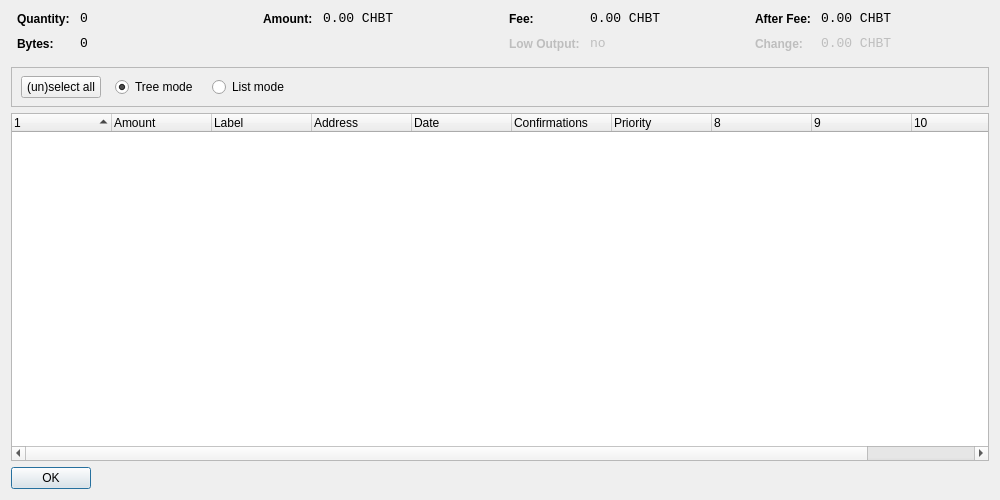
<?xml version="1.0" encoding="UTF-8"?>
<ui version="4.0">
 <class>CoinControlDialog</class>
 <widget class="QDialog" name="CoinControlDialog">
  <property name="geometry">
   <rect>
    <x>0</x>
    <y>0</y>
    <width>1000</width>
    <height>500</height>
   </rect>
  </property>
  <property name="windowTitle">
   <string>Coin Control</string>
  </property>
  <layout class="QVBoxLayout" name="verticalLayout">
   <item>
    <layout class="QHBoxLayout" name="horizontalLayoutTop" stretch="0,0,0,0">
     <property name="topMargin">
      <number>0</number>
     </property>
     <property name="bottomMargin">
      <number>10</number>
     </property>
     <item>
      <layout class="QFormLayout" name="formLayoutCoinControl1">
       <property name="horizontalSpacing">
        <number>10</number>
       </property>
       <property name="verticalSpacing">
        <number>10</number>
       </property>
       <property name="leftMargin">
        <number>6</number>
       </property>
       <property name="rightMargin">
        <number>6</number>
       </property>
       <item row="0" column="0">
        <widget class="QLabel" name="labelCoinControlQuantityText">
         <property name="styleSheet">
          <string notr="true">font-weight:bold;</string>
         </property>
         <property name="text">
          <string>Quantity:</string>
         </property>
        </widget>
       </item>
       <item row="0" column="1">
        <widget class="QLabel" name="labelCoinControlQuantity">
         <property name="font">
          <font>
           <family>Monospace</family>
           <pointsize>10</pointsize>
          </font>
         </property>
         <property name="cursor">
          <cursorShape>IBeamCursor</cursorShape>
         </property>
         <property name="contextMenuPolicy">
          <enum>Qt::ActionsContextMenu</enum>
         </property>
         <property name="text">
          <string notr="true">0</string>
         </property>
         <property name="textInteractionFlags">
          <set>Qt::LinksAccessibleByMouse|Qt::TextSelectableByKeyboard|Qt::TextSelectableByMouse</set>
         </property>
        </widget>
       </item>
       <item row="1" column="0">
        <widget class="QLabel" name="labelCoinControlBytesText">
         <property name="styleSheet">
          <string notr="true">font-weight:bold;</string>
         </property>
         <property name="text">
          <string>Bytes:</string>
         </property>
        </widget>
       </item>
       <item row="1" column="1">
        <widget class="QLabel" name="labelCoinControlBytes">
         <property name="font">
          <font>
           <family>Monospace</family>
           <pointsize>10</pointsize>
          </font>
         </property>
         <property name="cursor">
          <cursorShape>IBeamCursor</cursorShape>
         </property>
         <property name="contextMenuPolicy">
          <enum>Qt::ActionsContextMenu</enum>
         </property>
         <property name="text">
          <string notr="true">0</string>
         </property>
         <property name="textInteractionFlags">
          <set>Qt::LinksAccessibleByMouse|Qt::TextSelectableByKeyboard|Qt::TextSelectableByMouse</set>
         </property>
        </widget>
       </item>
      </layout>
     </item>
     <item>
      <layout class="QFormLayout" name="formLayoutCoinControl2">
       <property name="horizontalSpacing">
        <number>10</number>
       </property>
       <property name="verticalSpacing">
        <number>10</number>
       </property>
       <property name="leftMargin">
        <number>6</number>
       </property>
       <property name="rightMargin">
        <number>6</number>
       </property>
       <item row="0" column="0">
        <widget class="QLabel" name="labelCoinControlAmountText">
         <property name="styleSheet">
          <string notr="true">font-weight:bold;</string>
         </property>
         <property name="text">
          <string>Amount:</string>
         </property>
        </widget>
       </item>
       <item row="0" column="1">
        <widget class="QLabel" name="labelCoinControlAmount">
         <property name="font">
          <font>
           <family>Monospace</family>
           <pointsize>10</pointsize>
          </font>
         </property>
         <property name="cursor">
          <cursorShape>IBeamCursor</cursorShape>
         </property>
         <property name="contextMenuPolicy">
          <enum>Qt::ActionsContextMenu</enum>
         </property>
         <property name="text">
          <string notr="true">0.00 CHBT</string>
         </property>
         <property name="textInteractionFlags">
          <set>Qt::LinksAccessibleByMouse|Qt::TextSelectableByKeyboard|Qt::TextSelectableByMouse</set>
         </property>
        </widget>
       </item>
      </layout>
     </item>
     <item>
      <layout class="QFormLayout" name="formLayoutCoinControl3">
       <property name="horizontalSpacing">
        <number>10</number>
       </property>
       <property name="verticalSpacing">
        <number>10</number>
       </property>
       <property name="leftMargin">
        <number>6</number>
       </property>
       <property name="rightMargin">
        <number>6</number>
       </property>
       <item row="0" column="0">
        <widget class="QLabel" name="labelCoinControlFeeText">
         <property name="styleSheet">
          <string notr="true">font-weight:bold;</string>
         </property>
         <property name="text">
          <string>Fee:</string>
         </property>
        </widget>
       </item>
       <item row="0" column="1">
        <widget class="QLabel" name="labelCoinControlFee">
         <property name="font">
          <font>
           <family>Monospace</family>
           <pointsize>10</pointsize>
          </font>
         </property>
         <property name="cursor">
          <cursorShape>IBeamCursor</cursorShape>
         </property>
         <property name="contextMenuPolicy">
          <enum>Qt::ActionsContextMenu</enum>
         </property>
         <property name="text">
          <string notr="true">0.00 CHBT</string>
         </property>
         <property name="textInteractionFlags">
          <set>Qt::LinksAccessibleByMouse|Qt::TextSelectableByKeyboard|Qt::TextSelectableByMouse</set>
         </property>
        </widget>
       </item>
       <item row="1" column="0">
        <widget class="QLabel" name="labelCoinControlLowOutputText">
         <property name="enabled">
          <bool>false</bool>
         </property>
         <property name="styleSheet">
          <string notr="true">font-weight:bold;</string>
         </property>
         <property name="text">
          <string>Low Output:</string>
         </property>
        </widget>
       </item>
       <item row="1" column="1">
        <widget class="QLabel" name="labelCoinControlLowOutput">
         <property name="enabled">
          <bool>false</bool>
         </property>
         <property name="font">
          <font>
           <family>Monospace</family>
           <pointsize>10</pointsize>
          </font>
         </property>
         <property name="cursor">
          <cursorShape>IBeamCursor</cursorShape>
         </property>
         <property name="contextMenuPolicy">
          <enum>Qt::ActionsContextMenu</enum>
         </property>
         <property name="text">
          <string notr="true">no</string>
         </property>
         <property name="textInteractionFlags">
          <set>Qt::LinksAccessibleByMouse|Qt::TextSelectableByKeyboard|Qt::TextSelectableByMouse</set>
         </property>
        </widget>
       </item>
      </layout>
     </item>
     <item>
      <layout class="QFormLayout" name="formLayoutCoinControl4">
       <property name="horizontalSpacing">
        <number>10</number>
       </property>
       <property name="verticalSpacing">
        <number>10</number>
       </property>
       <property name="leftMargin">
        <number>6</number>
       </property>
       <property name="rightMargin">
        <number>6</number>
       </property>
       <item row="0" column="0">
        <widget class="QLabel" name="labelCoinControlAfterFeeText">
         <property name="styleSheet">
          <string notr="true">font-weight:bold;</string>
         </property>
         <property name="text">
          <string>After Fee:</string>
         </property>
        </widget>
       </item>
       <item row="0" column="1">
        <widget class="QLabel" name="labelCoinControlAfterFee">
         <property name="font">
          <font>
           <family>Monospace</family>
           <pointsize>10</pointsize>
          </font>
         </property>
         <property name="cursor">
          <cursorShape>IBeamCursor</cursorShape>
         </property>
         <property name="contextMenuPolicy">
          <enum>Qt::ActionsContextMenu</enum>
         </property>
         <property name="text">
          <string notr="true">0.00 CHBT</string>
         </property>
         <property name="textInteractionFlags">
          <set>Qt::LinksAccessibleByMouse|Qt::TextSelectableByKeyboard|Qt::TextSelectableByMouse</set>
         </property>
        </widget>
       </item>
       <item row="1" column="0">
        <widget class="QLabel" name="labelCoinControlChangeText">
         <property name="enabled">
          <bool>false</bool>
         </property>
         <property name="styleSheet">
          <string notr="true">font-weight:bold;</string>
         </property>
         <property name="text">
          <string>Change:</string>
         </property>
        </widget>
       </item>
       <item row="1" column="1">
        <widget class="QLabel" name="labelCoinControlChange">
         <property name="enabled">
          <bool>false</bool>
         </property>
         <property name="font">
          <font>
           <family>Monospace</family>
           <pointsize>10</pointsize>
          </font>
         </property>
         <property name="cursor">
          <cursorShape>IBeamCursor</cursorShape>
         </property>
         <property name="contextMenuPolicy">
          <enum>Qt::ActionsContextMenu</enum>
         </property>
         <property name="text">
          <string notr="true">0.00 CHBT</string>
         </property>
         <property name="textInteractionFlags">
          <set>Qt::LinksAccessibleByMouse|Qt::TextSelectableByKeyboard|Qt::TextSelectableByMouse</set>
         </property>
        </widget>
       </item>
      </layout>
     </item>
    </layout>
   </item>
   <item>
    <widget class="QFrame" name="frame">
     <property name="minimumSize">
      <size>
       <width>0</width>
       <height>40</height>
      </size>
     </property>
     <property name="frameShape">
      <enum>QFrame::StyledPanel</enum>
     </property>
     <property name="frameShadow">
      <enum>QFrame::Sunken</enum>
     </property>
     <widget class="QWidget" name="horizontalLayoutWidget">
      <property name="geometry">
       <rect>
        <x>10</x>
        <y>0</y>
        <width>781</width>
        <height>41</height>
       </rect>
      </property>
      <layout class="QHBoxLayout" name="horizontalLayoutPanel" stretch="0,0,0,0,0">
       <property name="spacing">
        <number>14</number>
       </property>
       <item>
        <widget class="QPushButton" name="pushButtonSelectAll">
         <property name="sizePolicy">
          <sizepolicy hsizetype="Maximum" vsizetype="Fixed">
           <horstretch>0</horstretch>
           <verstretch>0</verstretch>
          </sizepolicy>
         </property>
         <property name="text">
          <string>(un)select all</string>
         </property>
        </widget>
       </item>
       <item>
        <widget class="QRadioButton" name="radioTreeMode">
         <property name="sizePolicy">
          <sizepolicy hsizetype="Maximum" vsizetype="Fixed">
           <horstretch>0</horstretch>
           <verstretch>0</verstretch>
          </sizepolicy>
         </property>
         <property name="text">
          <string>Tree mode</string>
         </property>
         <property name="checked">
          <bool>true</bool>
         </property>
        </widget>
       </item>
       <item>
        <widget class="QRadioButton" name="radioListMode">
         <property name="sizePolicy">
          <sizepolicy hsizetype="Maximum" vsizetype="Fixed">
           <horstretch>0</horstretch>
           <verstretch>0</verstretch>
          </sizepolicy>
         </property>
         <property name="text">
          <string>List mode</string>
         </property>
        </widget>
       </item>
       <item>
        <spacer name="horizontalSpacer">
         <property name="orientation">
          <enum>Qt::Horizontal</enum>
         </property>
         <property name="sizeHint" stdset="0">
          <size>
           <width>40</width>
           <height>20</height>
          </size>
         </property>
        </spacer>
       </item>
      </layout>
     </widget>
    </widget>
   </item>
   <item>
    <widget class="CoinControlTreeWidget" name="treeWidget">
     <property name="contextMenuPolicy">
      <enum>Qt::CustomContextMenu</enum>
     </property>
     <property name="sortingEnabled">
      <bool>false</bool>
     </property>
     <property name="columnCount">
      <number>11</number>
     </property>
     <attribute name="headerShowSortIndicator" stdset="0">
      <bool>true</bool>
     </attribute>
     <attribute name="headerStretchLastSection">
      <bool>false</bool>
     </attribute>
     <column>
      <property name="text">
       <string/>
      </property>
     </column>
     <column>
      <property name="text">
       <string>Amount</string>
      </property>
     </column>
     <column>
      <property name="text">
       <string>Label</string>
      </property>
     </column>
     <column>
      <property name="text">
       <string>Address</string>
      </property>
     </column>
     <column>
      <property name="text">
       <string>Date</string>
      </property>
     </column>
     <column>
      <property name="text">
       <string>Confirmations</string>
      </property>
      <property name="toolTip">
       <string>Confirmed</string>
      </property>
     </column>
     <column>
      <property name="text">
       <string>Priority</string>
      </property>
     </column>
     <column>
      <property name="text">
       <string/>
      </property>
     </column>
     <column>
      <property name="text">
       <string/>
      </property>
     </column>
     <column>
      <property name="text">
       <string/>
      </property>
     </column>
     <column>
      <property name="text">
       <string/>
      </property>
     </column>
    </widget>
   </item>
   <item>
    <widget class="QDialogButtonBox" name="buttonBox">
     <property name="sizePolicy">
      <sizepolicy hsizetype="Maximum" vsizetype="Fixed">
       <horstretch>0</horstretch>
       <verstretch>0</verstretch>
      </sizepolicy>
     </property>
     <property name="orientation">
      <enum>Qt::Horizontal</enum>
     </property>
     <property name="standardButtons">
      <set>QDialogButtonBox::Ok</set>
     </property>
    </widget>
   </item>
  </layout>
 </widget>
 <customwidgets>
  <customwidget>
   <class>CoinControlTreeWidget</class>
   <extends>QTreeWidget</extends>
   <header>coincontroltreewidget.h</header>
  </customwidget>
 </customwidgets>
 <resources/>
 <connections/>
</ui>
